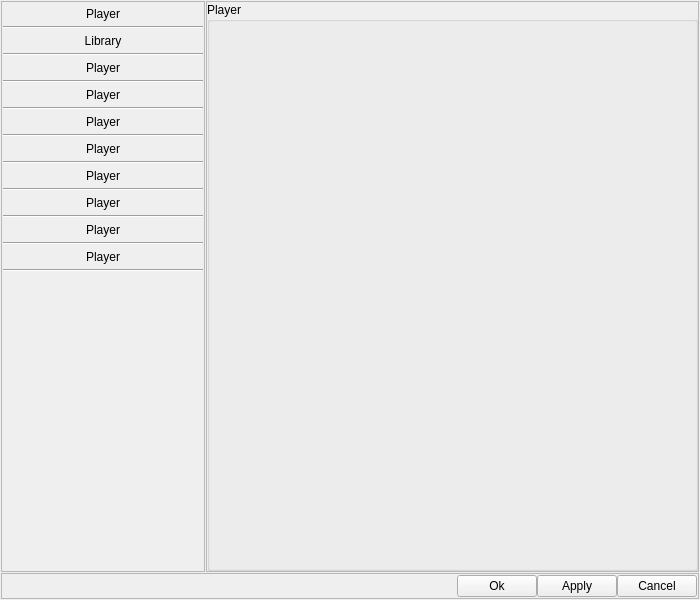
<?xml version="1.0" encoding="UTF-8"?>
<ui version="4.0">
 <class>setting_main_window</class>
 <widget class="QMainWindow" name="setting_main_window">
  <property name="geometry">
   <rect>
    <x>0</x>
    <y>0</y>
    <width>700</width>
    <height>600</height>
   </rect>
  </property>
  <property name="sizePolicy">
   <sizepolicy hsizetype="Minimum" vsizetype="Minimum">
    <horstretch>0</horstretch>
    <verstretch>0</verstretch>
   </sizepolicy>
  </property>
  <property name="minimumSize">
   <size>
    <width>700</width>
    <height>600</height>
   </size>
  </property>
  <property name="maximumSize">
   <size>
    <width>700</width>
    <height>600</height>
   </size>
  </property>
  <property name="windowTitle">
   <string>Settings</string>
  </property>
  <widget class="QWidget" name="centralwidget">
   <layout class="QGridLayout" name="gridLayout_2">
    <property name="leftMargin">
     <number>1</number>
    </property>
    <property name="topMargin">
     <number>1</number>
    </property>
    <property name="rightMargin">
     <number>1</number>
    </property>
    <property name="bottomMargin">
     <number>1</number>
    </property>
    <property name="spacing">
     <number>1</number>
    </property>
    <item row="0" column="1">
     <widget class="QStackedWidget" name="stackedWidget">
      <property name="frameShape">
       <enum>QFrame::StyledPanel</enum>
      </property>
      <property name="currentIndex">
       <number>0</number>
      </property>
      <widget class="QWidget" name="page">
       <layout class="QGridLayout" name="gridLayout_3">
        <property name="leftMargin">
         <number>0</number>
        </property>
        <property name="topMargin">
         <number>0</number>
        </property>
        <property name="rightMargin">
         <number>0</number>
        </property>
        <property name="bottomMargin">
         <number>0</number>
        </property>
        <property name="spacing">
         <number>0</number>
        </property>
        <item row="0" column="0">
         <widget class="QGroupBox" name="player_box">
          <property name="title">
           <string>Player</string>
          </property>
          <property name="flat">
           <bool>false</bool>
          </property>
          <layout class="QGridLayout" name="gridLayout_6">
           <property name="leftMargin">
            <number>2</number>
           </property>
           <property name="topMargin">
            <number>2</number>
           </property>
           <property name="rightMargin">
            <number>2</number>
           </property>
           <property name="bottomMargin">
            <number>2</number>
           </property>
           <property name="spacing">
            <number>0</number>
           </property>
          </layout>
         </widget>
        </item>
       </layout>
      </widget>
      <widget class="QWidget" name="page_2">
       <layout class="QGridLayout" name="gridLayout_5">
        <property name="leftMargin">
         <number>0</number>
        </property>
        <property name="topMargin">
         <number>0</number>
        </property>
        <property name="rightMargin">
         <number>0</number>
        </property>
        <property name="bottomMargin">
         <number>0</number>
        </property>
        <property name="spacing">
         <number>0</number>
        </property>
        <item row="0" column="0">
         <widget class="QGroupBox" name="groupBox_2">
          <property name="title">
           <string>Library</string>
          </property>
          <layout class="QGridLayout" name="gridLayout_7">
           <property name="leftMargin">
            <number>1</number>
           </property>
           <property name="topMargin">
            <number>1</number>
           </property>
           <property name="rightMargin">
            <number>1</number>
           </property>
           <property name="bottomMargin">
            <number>1</number>
           </property>
           <property name="spacing">
            <number>1</number>
           </property>
           <item row="0" column="0">
            <widget class="QScrollArea" name="scrollArea">
             <property name="frameShape">
              <enum>QFrame::NoFrame</enum>
             </property>
             <property name="verticalScrollBarPolicy">
              <enum>Qt::ScrollBarAsNeeded</enum>
             </property>
             <property name="horizontalScrollBarPolicy">
              <enum>Qt::ScrollBarAlwaysOff</enum>
             </property>
             <property name="widgetResizable">
              <bool>false</bool>
             </property>
             <widget class="QWidget" name="scrollAreaWidgetContents">
              <property name="geometry">
               <rect>
                <x>0</x>
                <y>0</y>
                <width>487</width>
                <height>551</height>
               </rect>
              </property>
              <layout class="QGridLayout" name="gridLayout">
               <property name="leftMargin">
                <number>1</number>
               </property>
               <property name="topMargin">
                <number>1</number>
               </property>
               <property name="rightMargin">
                <number>1</number>
               </property>
               <property name="bottomMargin">
                <number>1</number>
               </property>
               <property name="spacing">
                <number>2</number>
               </property>
               <item row="0" column="0">
                <widget class="QFrame" name="verticalFrame_filepath">
                 <property name="minimumSize">
                  <size>
                   <width>485</width>
                   <height>182</height>
                  </size>
                 </property>
                 <property name="frameShape">
                  <enum>QFrame::NoFrame</enum>
                 </property>
                 <layout class="QVBoxLayout" name="verticalLayout">
                  <property name="spacing">
                   <number>1</number>
                  </property>
                  <property name="leftMargin">
                   <number>1</number>
                  </property>
                  <property name="topMargin">
                   <number>1</number>
                  </property>
                  <property name="rightMargin">
                   <number>1</number>
                  </property>
                  <property name="bottomMargin">
                   <number>1</number>
                  </property>
                  <item>
                   <widget class="Line" name="line_11">
                    <property name="orientation">
                     <enum>Qt::Horizontal</enum>
                    </property>
                   </widget>
                  </item>
                  <item>
                   <widget class="QLabel" name="file_path">
                    <property name="minimumSize">
                     <size>
                      <width>481</width>
                      <height>13</height>
                     </size>
                    </property>
                    <property name="text">
                     <string>File Path</string>
                    </property>
                   </widget>
                  </item>
                  <item>
                   <widget class="QListView" name="file_path_list">
                    <property name="minimumSize">
                     <size>
                      <width>481</width>
                      <height>164</height>
                     </size>
                    </property>
                   </widget>
                  </item>
                 </layout>
                </widget>
               </item>
               <item row="1" column="0">
                <widget class="QFrame" name="verticalFrame_file_ext">
                 <property name="minimumSize">
                  <size>
                   <width>485</width>
                   <height>181</height>
                  </size>
                 </property>
                 <property name="frameShape">
                  <enum>QFrame::NoFrame</enum>
                 </property>
                 <layout class="QVBoxLayout" name="verticalLayout_5">
                  <property name="spacing">
                   <number>1</number>
                  </property>
                  <property name="leftMargin">
                   <number>1</number>
                  </property>
                  <property name="topMargin">
                   <number>1</number>
                  </property>
                  <property name="rightMargin">
                   <number>1</number>
                  </property>
                  <property name="bottomMargin">
                   <number>1</number>
                  </property>
                  <item>
                   <widget class="QLabel" name="file_ext">
                    <property name="minimumSize">
                     <size>
                      <width>481</width>
                      <height>13</height>
                     </size>
                    </property>
                    <property name="text">
                     <string>File Extensions</string>
                    </property>
                   </widget>
                  </item>
                  <item>
                   <widget class="QListView" name="file_ext_list">
                    <property name="minimumSize">
                     <size>
                      <width>481</width>
                      <height>163</height>
                     </size>
                    </property>
                    <property name="uniformItemSizes">
                     <bool>false</bool>
                    </property>
                   </widget>
                  </item>
                 </layout>
                </widget>
               </item>
              </layout>
             </widget>
            </widget>
           </item>
          </layout>
         </widget>
        </item>
       </layout>
      </widget>
     </widget>
    </item>
    <item row="0" column="0">
     <widget class="QFrame" name="labe_lbutton_frame">
      <property name="frameShape">
       <enum>QFrame::StyledPanel</enum>
      </property>
      <layout class="QVBoxLayout" name="verticalLayout_2">
       <property name="spacing">
        <number>1</number>
       </property>
       <property name="leftMargin">
        <number>1</number>
       </property>
       <property name="topMargin">
        <number>1</number>
       </property>
       <property name="rightMargin">
        <number>1</number>
       </property>
       <property name="bottomMargin">
        <number>1</number>
       </property>
       <item>
        <widget class="QPushButton" name="pushButton_player">
         <property name="minimumSize">
          <size>
           <width>200</width>
           <height>0</height>
          </size>
         </property>
         <property name="text">
          <string>Player</string>
         </property>
         <property name="flat">
          <bool>true</bool>
         </property>
        </widget>
       </item>
       <item>
        <widget class="Line" name="line">
         <property name="orientation">
          <enum>Qt::Horizontal</enum>
         </property>
        </widget>
       </item>
       <item>
        <widget class="QPushButton" name="pushButton_library">
         <property name="minimumSize">
          <size>
           <width>200</width>
           <height>0</height>
          </size>
         </property>
         <property name="text">
          <string>Library</string>
         </property>
         <property name="flat">
          <bool>true</bool>
         </property>
        </widget>
       </item>
       <item>
        <widget class="Line" name="line_2">
         <property name="orientation">
          <enum>Qt::Horizontal</enum>
         </property>
        </widget>
       </item>
       <item>
        <widget class="QPushButton" name="pushButton_10">
         <property name="minimumSize">
          <size>
           <width>200</width>
           <height>0</height>
          </size>
         </property>
         <property name="text">
          <string>Player</string>
         </property>
         <property name="flat">
          <bool>true</bool>
         </property>
        </widget>
       </item>
       <item>
        <widget class="Line" name="line_3">
         <property name="orientation">
          <enum>Qt::Horizontal</enum>
         </property>
        </widget>
       </item>
       <item>
        <widget class="QPushButton" name="pushButton_12">
         <property name="minimumSize">
          <size>
           <width>200</width>
           <height>0</height>
          </size>
         </property>
         <property name="text">
          <string>Player</string>
         </property>
         <property name="flat">
          <bool>true</bool>
         </property>
        </widget>
       </item>
       <item>
        <widget class="Line" name="line_4">
         <property name="orientation">
          <enum>Qt::Horizontal</enum>
         </property>
        </widget>
       </item>
       <item>
        <widget class="QPushButton" name="pushButton_5">
         <property name="minimumSize">
          <size>
           <width>200</width>
           <height>0</height>
          </size>
         </property>
         <property name="text">
          <string>Player</string>
         </property>
         <property name="flat">
          <bool>true</bool>
         </property>
        </widget>
       </item>
       <item>
        <widget class="Line" name="line_5">
         <property name="orientation">
          <enum>Qt::Horizontal</enum>
         </property>
        </widget>
       </item>
       <item alignment="Qt::AlignLeft">
        <widget class="QPushButton" name="pushButton_11">
         <property name="minimumSize">
          <size>
           <width>200</width>
           <height>0</height>
          </size>
         </property>
         <property name="text">
          <string>Player</string>
         </property>
         <property name="flat">
          <bool>true</bool>
         </property>
        </widget>
       </item>
       <item>
        <widget class="Line" name="line_6">
         <property name="orientation">
          <enum>Qt::Horizontal</enum>
         </property>
        </widget>
       </item>
       <item>
        <widget class="QPushButton" name="pushButton_9">
         <property name="minimumSize">
          <size>
           <width>200</width>
           <height>0</height>
          </size>
         </property>
         <property name="text">
          <string>Player</string>
         </property>
         <property name="flat">
          <bool>true</bool>
         </property>
        </widget>
       </item>
       <item>
        <widget class="Line" name="line_7">
         <property name="orientation">
          <enum>Qt::Horizontal</enum>
         </property>
        </widget>
       </item>
       <item>
        <widget class="QPushButton" name="pushButton_7">
         <property name="minimumSize">
          <size>
           <width>200</width>
           <height>0</height>
          </size>
         </property>
         <property name="text">
          <string>Player</string>
         </property>
         <property name="flat">
          <bool>true</bool>
         </property>
        </widget>
       </item>
       <item>
        <widget class="Line" name="line_8">
         <property name="orientation">
          <enum>Qt::Horizontal</enum>
         </property>
        </widget>
       </item>
       <item>
        <widget class="QPushButton" name="pushButton_8">
         <property name="minimumSize">
          <size>
           <width>200</width>
           <height>0</height>
          </size>
         </property>
         <property name="text">
          <string>Player</string>
         </property>
         <property name="flat">
          <bool>true</bool>
         </property>
        </widget>
       </item>
       <item>
        <widget class="Line" name="line_9">
         <property name="orientation">
          <enum>Qt::Horizontal</enum>
         </property>
        </widget>
       </item>
       <item>
        <widget class="QPushButton" name="pushButton_6">
         <property name="minimumSize">
          <size>
           <width>200</width>
           <height>0</height>
          </size>
         </property>
         <property name="text">
          <string>Player</string>
         </property>
         <property name="flat">
          <bool>true</bool>
         </property>
        </widget>
       </item>
       <item>
        <widget class="Line" name="line_10">
         <property name="orientation">
          <enum>Qt::Horizontal</enum>
         </property>
        </widget>
       </item>
       <item>
        <spacer name="verticalSpacer">
         <property name="orientation">
          <enum>Qt::Vertical</enum>
         </property>
         <property name="sizeHint" stdset="0">
          <size>
           <width>20</width>
           <height>40</height>
          </size>
         </property>
        </spacer>
       </item>
      </layout>
     </widget>
    </item>
    <item row="1" column="0" colspan="2">
     <widget class="QFrame" name="botm_btn_frame">
      <property name="frameShape">
       <enum>QFrame::StyledPanel</enum>
      </property>
      <layout class="QHBoxLayout" name="horizontalLayout">
       <property name="spacing">
        <number>0</number>
       </property>
       <property name="sizeConstraint">
        <enum>QLayout::SetMinimumSize</enum>
       </property>
       <property name="leftMargin">
        <number>1</number>
       </property>
       <property name="topMargin">
        <number>1</number>
       </property>
       <property name="rightMargin">
        <number>1</number>
       </property>
       <property name="bottomMargin">
        <number>1</number>
       </property>
       <item>
        <spacer name="horizontalSpacer">
         <property name="orientation">
          <enum>Qt::Horizontal</enum>
         </property>
         <property name="sizeHint" stdset="0">
          <size>
           <width>40</width>
           <height>10</height>
          </size>
         </property>
        </spacer>
       </item>
       <item>
        <widget class="QPushButton" name="ok_btn">
         <property name="text">
          <string>Ok</string>
         </property>
        </widget>
       </item>
       <item>
        <widget class="QPushButton" name="apply_btn">
         <property name="text">
          <string>Apply</string>
         </property>
        </widget>
       </item>
       <item>
        <widget class="QPushButton" name="cancel_btn">
         <property name="text">
          <string>Cancel</string>
         </property>
         <property name="flat">
          <bool>false</bool>
         </property>
        </widget>
       </item>
      </layout>
     </widget>
    </item>
   </layout>
  </widget>
 </widget>
 <resources/>
 <connections/>
</ui>
